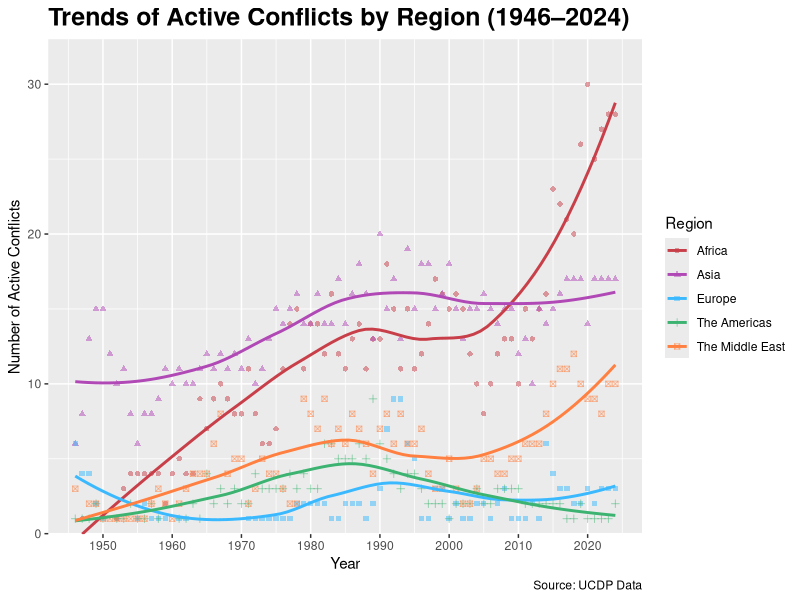

The R script that drew this image:
## ---- chunk 1
# Setup -----------------------------------------------------
# Install packages
library(tidyverse)
library(knitr)
library(kableExtra)
library(ggrepel)
library(ggtext)
library(scales)
library(broom)
library(readxl)
## ---- chunk 2
# Open & Tidy Data
UCDP <- readxl::read_excel("UCDP_conflict.xlsx", na = c("N/A", "-99"))

region_data <- UCDP |>
  mutate(region_label = case_when(
    region == 1 ~ "Europe",
    region == 2 ~ "The Middle East",
    region == 3 ~ "Asia",
    region == 4 ~ "Africa",
    region == 5 ~ "The Americas"
  )
  ) |>
  group_by(year, region_label) |>
  summarise(conflict_count = n(), .groups = "drop") |>
  filter(!is.na(region_label))
## ---- chunk 3
#Summary Table
summary_table <- region_data |>
  group_by(region_label) |>
  summarise(
    mean_conflicts = round(mean(conflict_count), 0),
    median_conflicts = median(conflict_count),
    min_conflicts = min(conflict_count),
    max_conflicts = max(conflict_count),
    sd_conflicts = round(sd(conflict_count), 2),
  ) |>
  arrange(desc(mean_conflicts)) |>
  rename(
    'Average Number of Conflicts' = mean_conflicts,
    'Median Number of Conflicts' = median_conflicts,
    'Lowest Number of Conflicts' = min_conflicts,
    'Highest Number of Conflicts' = max_conflicts,
    'Standard Deviation' = sd_conflicts,
    'Region' = region_label
  )

#Regional Share of Conflict Table
share_table <- region_data |>
  group_by(year) |>
  mutate(global_total = sum(conflict_count)) |>
  ungroup() |>
  group_by(region_label) |>
  summarise(
    avg_share = round(mean(conflict_count / global_total) * 100),
    max_share = round(max(conflict_count / global_total) * 100),
    min_share = round(min(conflict_count / global_total) * 100)
  ) |>
  arrange(desc(avg_share)) |>
  rename(
    'Average Share of Conflicts' = avg_share,
    'Highest Share of Conflicts' = max_share,
    'Lowest Share of Conflicts' = min_share,
    'Region' = region_label
  )

#Combining Tables
master_table <- summary_table |>
  left_join(share_table, by = "Region")

kable(
  master_table,
  caption = "Summary Statistics of Regional Conflict Trends and Shares, 1949-2024"
) |>
  kable_styling(font_size = 8) |>
  column_spec(1, width = "2.3cm") |>
  column_spec(2, width = "1.3cm") |>
  column_spec(3, width = "1.3cm") |>
  column_spec(4, width = "1.3cm") |>
  column_spec(5, width = "1.3cm") |>
  column_spec(6, width = "1.3cm") |>
  column_spec(7, width = "1.3cm") |>
  column_spec(8, width = "1.3cm") |>
  column_spec(9, width = "1.3cm")
## ---- chunk 4
# Era Comparisons Table
era_table <- region_data |>
  mutate(period = case_when(
    year <= 1991 ~ "Cold War",
    year <= 2001 ~ "Post-Cold War",
    TRUE ~ "Post-9/11"
  )) |>
  mutate(period = factor(
    period,
    levels = c("Cold War", "Post-Cold War", "Post-9/11")
  )) |>
  group_by(region_label, period) |>
  summarise(avg_conflicts = round(mean(conflict_count))) |>
  arrange(region_label, period)

era_table <- era_table |>
  pivot_wider(
    names_from = region_label,
    values_from = avg_conflicts
  ) |>
  rename('Era' = period)

era_long <- region_data |>
  mutate(period = case_when(
    year <= 1991 ~ "Cold War",
    year <= 2001 ~ "Post-Cold War",
    TRUE ~ "Post-9/11"
  )) |>
  group_by(region_label, period) |>
  summarise(avg_conflicts = round(mean(conflict_count)), .groups = "drop") |>
  pivot_wider(
    names_from = period,
    values_from = avg_conflicts
  ) |>
  rename(
    Region = region_label,
    `Cold War Average` = `Cold War`,
    `Post-Cold War Average` = `Post-Cold War`,
    `Post-9/11 Average` = `Post-9/11`
  )

kable(
  era_long,
  caption = "Summary Statistics of Historical Conflict Trends by Region, 1949-2024"
)
## ---- chunk 5
# Make a Scatterplot
myplot <- ggplot(region_data, aes(x = year, y = conflict_count, 
color = region_label, shape = region_label)) +
  geom_point(alpha = 0.5) + 
  geom_smooth(se = FALSE) +
  scale_color_manual(values = c(
    "Europe" = "#3bb9ff",
    "The Middle East" = "#ff8040",
    "Asia" = "#b048b5",
    "Africa" = "#c83f49",
    "The Americas" = "#3cb371" 
  )) +
  scale_x_continuous(breaks = seq(1950, 2020, by = 10)) +
  scale_y_continuous(expand = expansion(mult = c(0, .1))) +
  labs(
    title = "Trends of Active Conflicts by Region (1946–2024)",
    x = "Year",
    y = "Number of Active Conflicts",
    color = "Region",
    shape = "Region",
    caption = "Source: UCDP Data"
  ) +
  theme(plot.title = element_text(face = "bold", size = 18))

myplot
